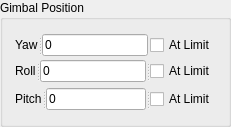
           <widget class="QGroupBox" name="gimbalDisplay">
            <property name="title">
             <string>Gimbal Position</string>
            </property>
            <layout class="QVBoxLayout" name="verticalLayout_5">
             <property name="spacing">
              <number>2</number>
             </property>
             <property name="leftMargin">
              <number>12</number>
             </property>
             <property name="topMargin">
              <number>12</number>
             </property>
             <property name="rightMargin">
              <number>12</number>
             </property>
             <property name="bottomMargin">
              <number>12</number>
             </property>
             <item>
              <layout class="QHBoxLayout" name="horizontalLayout_3">
               <property name="topMargin">
                <number>2</number>
               </property>
               <item>
                <widget class="QSplitter" name="splitter">
                 <property name="orientation">
                  <enum>Qt::Horizontal</enum>
                 </property>
                 <widget class="QLabel" name="gimbalYawLabel">
                  <property name="text">
                   <string>Yaw</string>
                  </property>
                 </widget>
                 <widget class="QLineEdit" name="le_cameraYaw">
                  <property name="text">
                   <string>0</string>
                  </property>
                  <property name="readOnly">
                   <bool>true</bool>
                  </property>
                 </widget>
                </widget>
               </item>
               <item>
                <widget class="QCheckBox" name="cb_cameraYawLimit">
                 <property name="text">
                  <string>At Limit</string>
                 </property>
                 <property name="checkable">
                  <bool>true</bool>
                 </property>
                </widget>
               </item>
              </layout>
             </item>
             <item>
              <layout class="QVBoxLayout" name="verticalLayout_3">
               <property name="topMargin">
                <number>2</number>
               </property>
               <property name="bottomMargin">
                <number>2</number>
               </property>
               <item>
                <widget class="QSplitter" name="splitter_2">
                 <property name="orientation">
                  <enum>Qt::Horizontal</enum>
                 </property>
                 <widget class="QLabel" name="gimbalRollLabel">
                  <property name="text">
                   <string>Roll</string>
                  </property>
                 </widget>
                 <widget class="QLineEdit" name="le_cameraRoll">
                  <property name="text">
                   <string>0</string>
                  </property>
                  <property name="readOnly">
                   <bool>true</bool>
                  </property>
                 </widget>
                 <widget class="QCheckBox" name="cb_cameraRollLimit">
                  <property name="text">
                   <string>At Limit</string>
                  </property>
                  <property name="checkable">
                   <bool>true</bool>
                  </property>
                 </widget>
                </widget>
               </item>
              </layout>
             </item>
             <item>
              <layout class="QVBoxLayout" name="verticalLayout_4">
               <property name="topMargin">
                <number>2</number>
               </property>
               <property name="bottomMargin">
                <number>2</number>
               </property>
               <item>
                <widget class="QSplitter" name="splitter_3">
                 <property name="orientation">
                  <enum>Qt::Horizontal</enum>
                 </property>
                 <widget class="QLabel" name="pitchGimbalLabel">
                  <property name="text">
                   <string>Pitch</string>
                  </property>
                 </widget>
                 <widget class="QLineEdit" name="le_cameraPitch">
                  <property name="text">
                   <string>0</string>
                  </property>
                  <property name="readOnly">
                   <bool>true</bool>
                  </property>
                 </widget>
                 <widget class="QCheckBox" name="cb_cameraPitchLimit">
                  <property name="text">
                   <string>At Limit</string>
                  </property>
                  <property name="checkable">
                   <bool>true</bool>
                  </property>
                  <property name="checked">
                   <bool>false</bool>
                  </property>
                 </widget>
                </widget>
               </item>
              </layout>
             </item>
            </layout>
           </widget>
